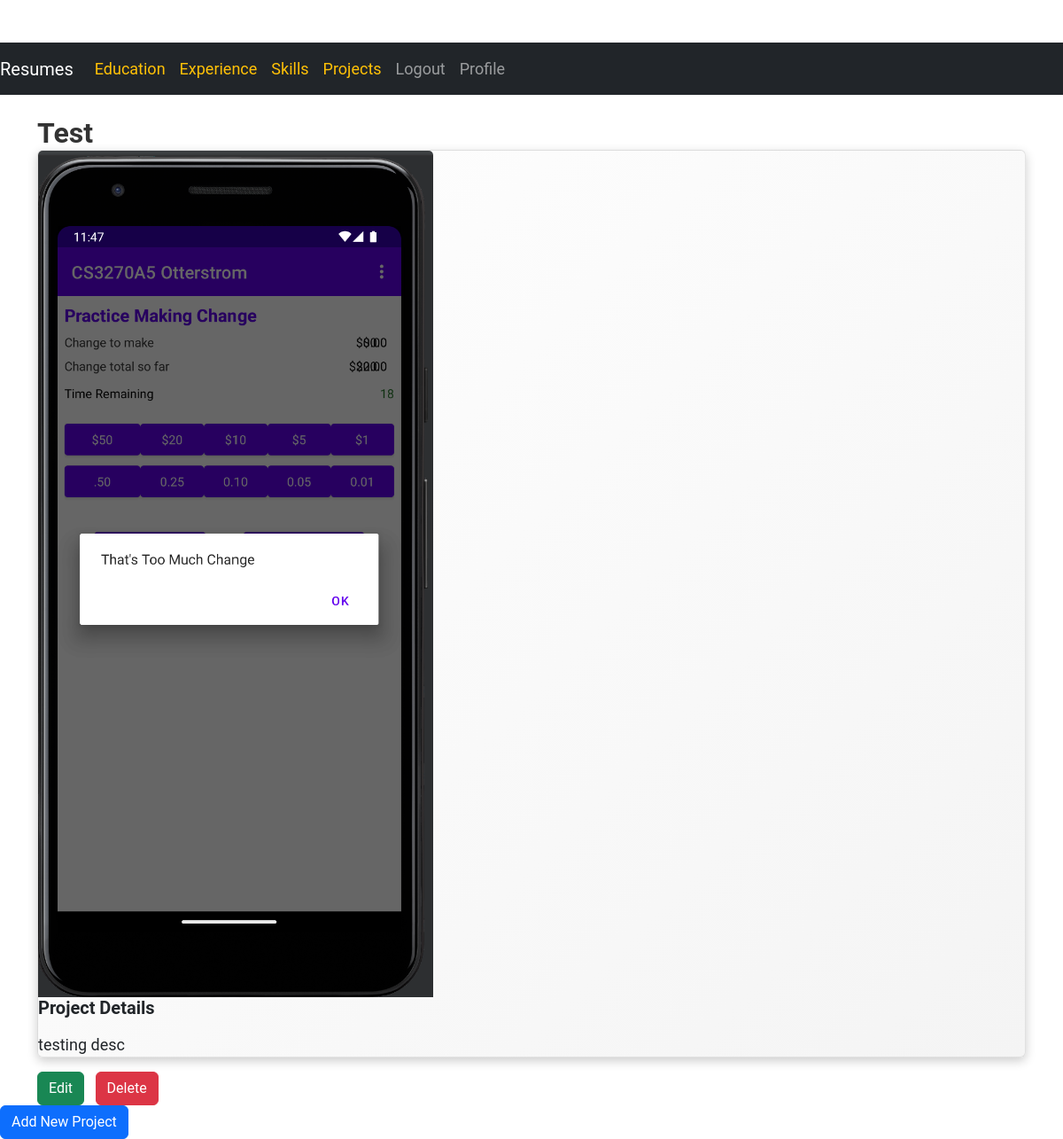
Page /portfolio/projects/3/ (signed in) on the earlier database version.
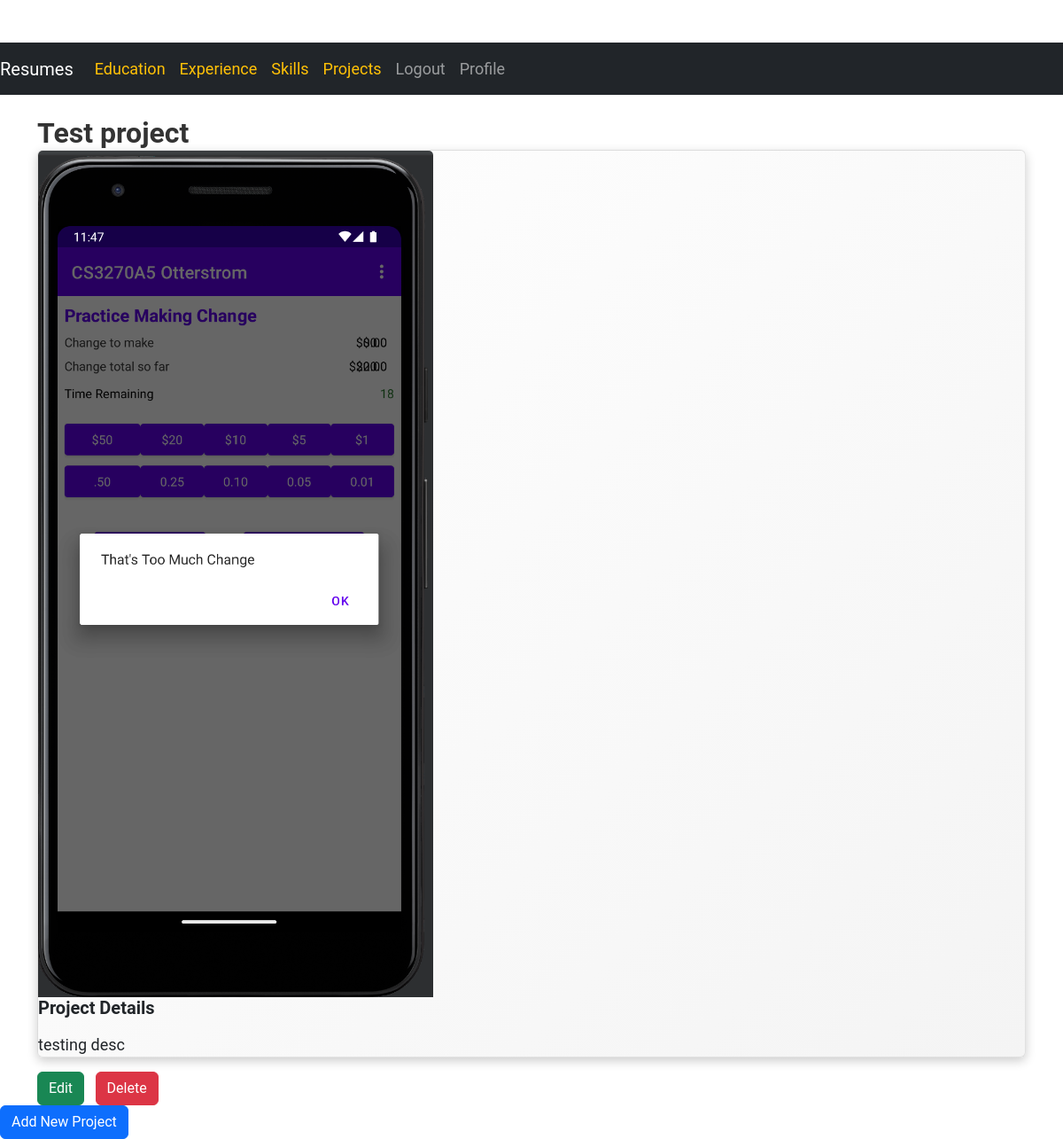
Same page on the later database version.
### myapp/models.py (models this page shows, shortened)
class Project(models.Model):
    title = models.CharField(max_length=200)
    description = models.TextField()
    image = models.ImageField(upload_to='projects/')
    link = models.URLField(blank=True, null=True)

### myapp/views.py (the view)
# urls.py: path('projects/<int:pk>/', project_detail, name='project_detail'),
@login_required
def project_detail(request, pk):
    project = get_object_or_404(Project, pk=pk)
    return render(request, 'myapp/project_detail.html', {'project': project})

### myapp/templates/myapp/project_detail.html (shortened to what this page needs)
{% extends 'myapp/base.html' %}
{% block body %}
<div class="container mt-4">
    <h2 class="card-title">{{ project.title }}</h2>
    <div class="card mb-3">
        <img src="{{ project.image.url }}" alt="{{ project.title }}" class="card-img-top" style="width: 40%;>
        <div class="card-body">
            <h5 class="mb-3">Project Details</h5>
            <p class="card-text">{{ project.description }}</p>
        </div>
        <div class="card-footer">
            <a href="{% url 'myapp:project_update' project.id %}" class="btn btn-success me-2">Edit</a>
            <a href="{% url 'myapp:project_delete' project.id %}" class="btn btn-danger">Delete</a>
        </div>
    </div>
    <a href="{% url 'myapp:project_create' %}" class="btn btn-primary">Add New Project</a>
{% endblock %}

Differences in the rows shown:
changed Project "testing desc": title "Test" → "Test project"
